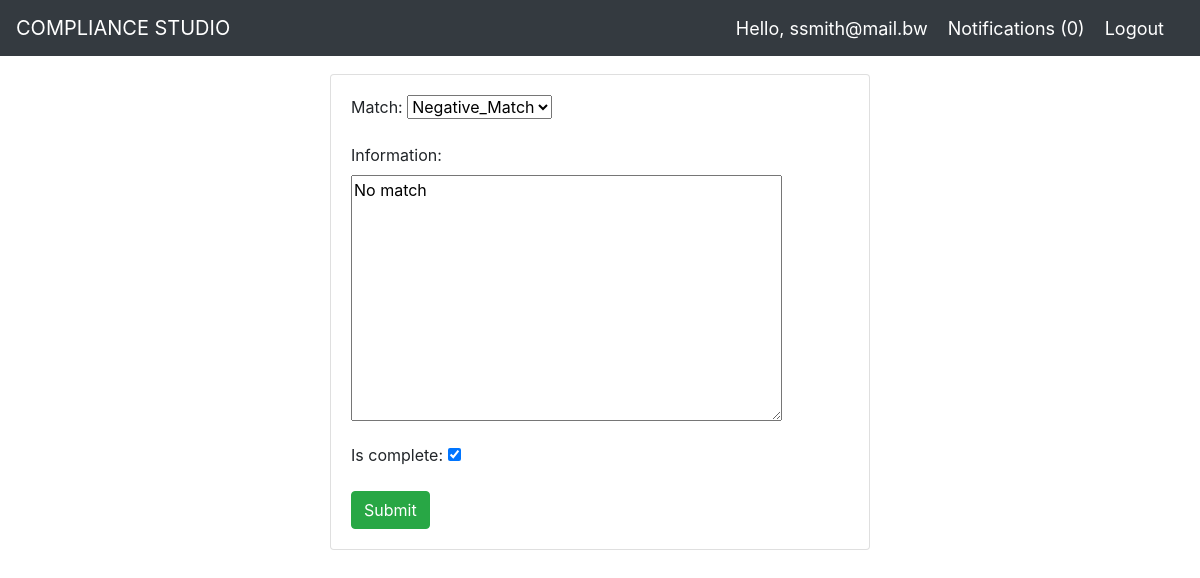
Screenshot of /update_compliance/1/ (signed in) with the database file from the repository.
### unsc/models.py (models this page shows, shortened)
class User(AbstractUser):
   is_regulator = models.BooleanField(default=False)
   is_officer = models.BooleanField(default=True)
   work_number = models.CharField(max_length=64, default=3650000)
   cellphone_number = models.CharField(max_length=64, default=72000000)
   business_name = models.ForeignKey('Company', null=True, on_delete=SET_NULL)

class Compliance(models.Model):
    MATCH = [
        ('Positive_Match', 'Positive_Match'),
        ('Possible_Match', 'Possible_Match'),
        ('Negative_Match','Negative_Match'),
        ('Other','Other'),]
    memo_name = models.ForeignKey(UNSCList, on_delete=models.CASCADE)
    company = models.ForeignKey(Company, on_delete=models.CASCADE)
    officer = models.ForeignKey(ComplianceOfficer, null=True, on_delete=models.SET_NULL)
    update_date = models.DateTimeField(auto_now=True)
    match = models.CharField(max_length=64, choices=MATCH)
    information = models.TextField()
    is_complete = models.BooleanField(default=False)
    create_date = models.DateTimeField(auto_now_add=True, null=True, blank=True)
    class Meta:
        constraints = [models.UniqueConstraint(fields=['memo_name','company'], name='one_memo_per_company')]

### unsc/views.py (the view)
# urls.py: path('update_compliance/<str:pk>/', views.updateCompliance, name='updateForm'),
@login_required(login_url='/login/')
def updateCompliance(request, pk):
    comply = get_object_or_404(Compliance, id=pk)
    comp = get_object_or_404(Company, id=comply.company.id)
    form = ComplianceForm(instance=comply)
    print('company slug:', comp.slug)
    if request.method == 'POST':
        form = ComplianceForm(request.POST, instance=comply)
        if form.is_valid():
            form.save()
            return redirect('unsc:company', slug=comp.slug)
    context = {'form': form}
    return render(request, 'unsc/compliance.html', context)

### unsc/forms.py
class ComplianceForm(ModelForm):
    class Meta:
        model = Compliance
        fields = ['match', 'information', 'is_complete']

### notification/context_processor.py (called while the page is built)
def notifications(request):
    if request.user.is_authenticated:
        return {'notifications': request.user.to_user.filter(is_read=False)}
    else:
        return {'notifications': []}

### unsc/templates/unsc/compliance.html (shortened to what this page needs)
{% extends 'unsc/main.html' %}
{% block content %}
<br>
<div class="container">
    <div class="row">
        <div class="col-md-6 mx-auto">
            <div class="card card-body">
                <form action="" method="POST" enctype="multipart/form-data">
                    {{form.as_p}}
                    <input class="btn btn-success" type="submit" value="Submit">
                </form>
            </div>
        </div>
    </div>
</div>
{% endblock %}

### unsc/templates/unsc/navbar.html (shortened to what this page needs)
  <nav class="navbar navbar-expand-lg fixed-top navbar-dark bg-dark">
      <a class="navbar-brand" href="#">COMPLIANCE STUDIO</a>
    {% if request.user.is_authenticated %}
      <span class="hello-msg">Hello, {{request.user}}</span>
      <span><a  class="notifications" href="{% url 'unsc:notifications' %}">Notifications ({{notifications.count}})</a></span>
      <span><a class="hello-msg" href="{% url 'unsc:logOutPage' %}">Logout</a></span>
    {% endif %}
  </nav>

### unsc/templates/unsc/navbar.html (style rules this page uses)
.hello-msg, .notifications { font-size: 18px; color: #fff; margin-right: 20px; }

### rows the page displays
User: user "ssmith@mail.bw"
Compliance: match "Negative_Match", information "No match", is_complete "☑"

### other values shown
{{ notifications.count }} "0"
